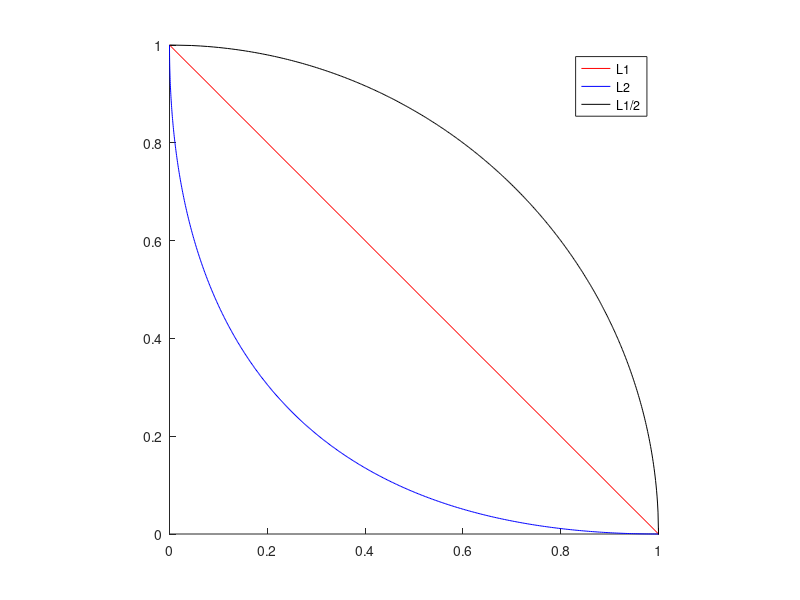

Here is the MATLAB script that generated this plot:
%% Visualize different sparsity constraint
clc
clear all;

% Hyper-prameters
size_ = 500;

% Generate L1 constraint
xL1 = linspace(0, 1, size_);
yL1 = 1 - xL1;

% Generate L1/2 constraint
xL1_2 = linspace(0, 1, size_);
yL1_2 = 1 - xL1_2;

% Generate L2 constraint
xL2 = linspace(0, 1, size_);
yL2 = 1 - xL2;

% Visualize these sparsity constraint
figure;
hold on
axis square
plot(xL1, yL1, 'r')
plot(xL1_2.^2, yL1_2.^2, 'b')
plot(xL2.^0.5, yL2.^0.5, 'k')
legend('L1','L2','L1/2')